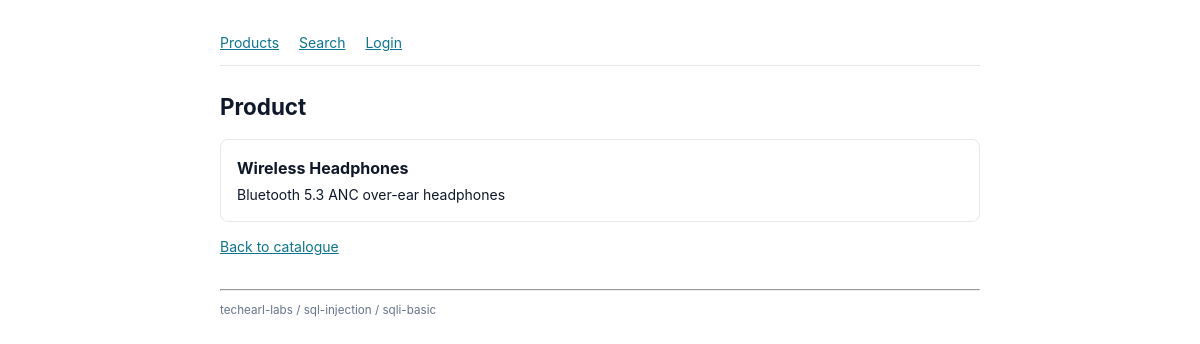
The page /product.php on the database its author committed.
### tables this page shows
CREATE TABLE products (
  id INT PRIMARY KEY,
  name VARCHAR(100) NOT NULL,
  description TEXT,
  price DECIMAL(10, 2) NOT NULL
);

### public/product.php (the view, shortened to what this page needs)
<?php
require_once __DIR__ . '/shared/db.php';
$conn = db();
$id = $_GET['id'] ?? '1';
$sql = "SELECT id, name, description FROM products WHERE id = $id";
$result = $conn->query($sql);
echo '<h1>Product</h1>';
if ($result === false) {
    echo '<div class="alert">DB error: ' . h($conn->error) . '</div>';
} else {
    while ($row = $result->fetch_assoc()) {
        echo '<div class="product">';
        echo '<h2>' . h($row['name']) . '</h2>';
        echo '<div>' . h($row['description']) . '</div>';
        echo '</div>';
    }
}
echo '<p><a href="/">Back to catalogue</a></p>';

### public/shared/db.php (style rules this page uses)
body { font:14px/1.5 -apple-system,system-ui,sans-serif;max-width:760px;margin:2rem auto;padding:0 1rem;color:#0f172a }
h1 { font-size:1.4rem;margin-top:0 }
a { color:#0e7490 }
.product { border:1px solid #e5e7eb;border-radius:.5rem;padding:1rem;margin:.75rem 0 }
.product h2 { font-size:1rem;margin:0 0 .25rem 0 }

### rows shown on the page
products: name "Wireless Headphones", description "Bluetooth 5.3 ANC over-ear headphones"
